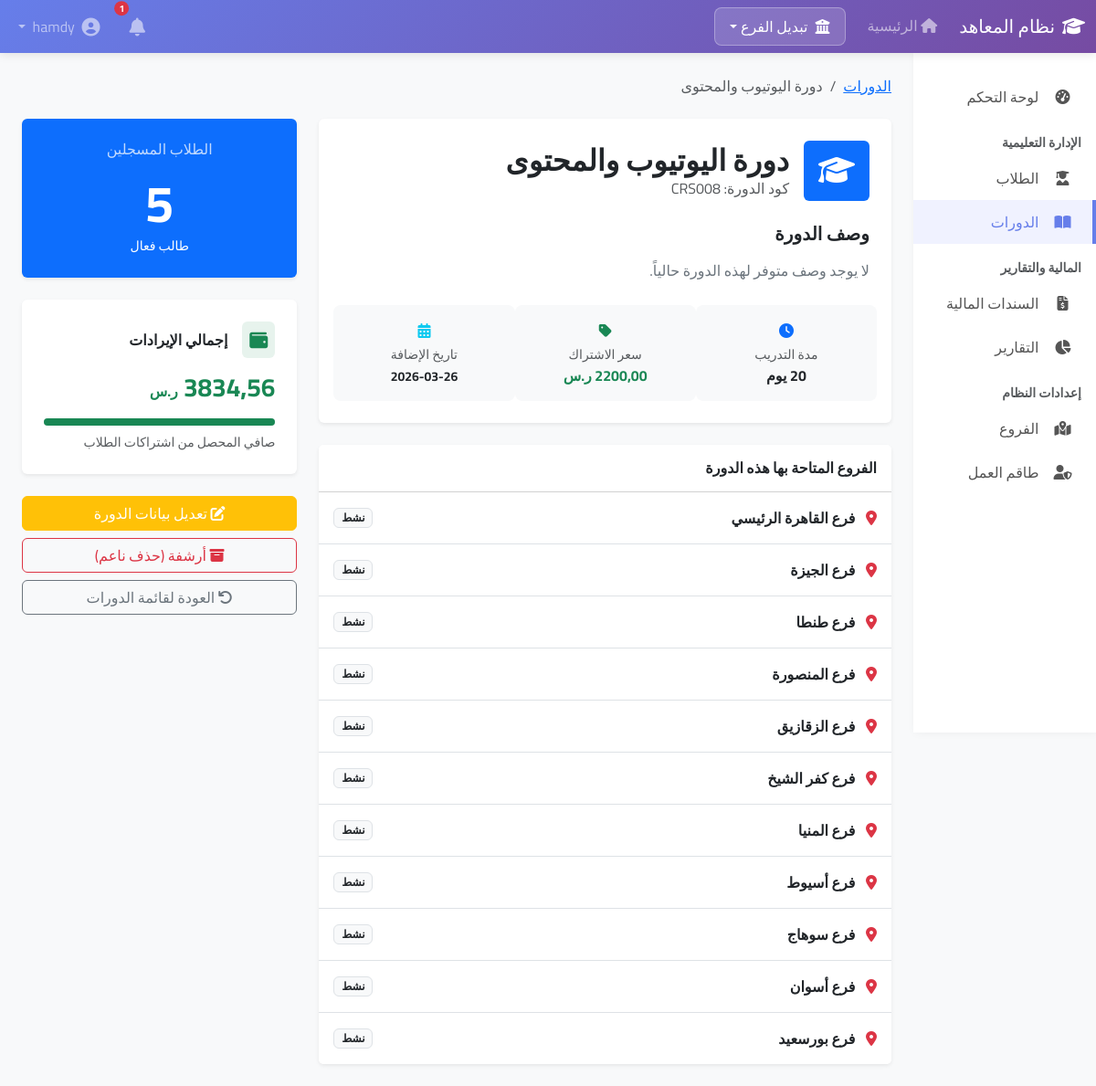
The page /courses/34/ (signed in) on the database its author committed.
### courses/models.py (models this page shows, shortened)
class Course(models.Model):
    COURSE_TYPE_CHOICES = [
        ('diploma', 'دبلوم'),
        ('course', 'دورة'),
    ]
    name = models.CharField(max_length=200, verbose_name='اسم الدورة/الدبلومة')
    code = models.CharField(max_length=20, unique=True, verbose_name='كود الدورة')
    course_type = models.CharField(max_length=10, choices=COURSE_TYPE_CHOICES, verbose_name='النوع')
    description = models.TextField(blank=True, verbose_name='الوصف')
    price = models.DecimalField(max_digits=10, decimal_places=2, verbose_name='السعر')
    duration_days = models.PositiveIntegerField(default=30, verbose_name='المدة (بالأيام)')
    branches = models.ManyToManyField(Branch, related_name='courses', verbose_name='الفروع المتاحة')
    is_active = models.BooleanField(default=True, verbose_name='نشطة')
    created_at = models.DateTimeField(auto_now_add=True, verbose_name='تاريخ الإنشاء')
    class Meta:
        verbose_name = 'دورة/دبلومة'
        verbose_name_plural = 'الدورات والدبلومات'
        ordering = ['-created_at']

### branches/models.py (models this page shows, shortened)
class Branch(models.Model):
    name = models.CharField(max_length=100, verbose_name='اسم الفرع')
    code = models.CharField(max_length=10, unique=True, verbose_name='كود الفرع')
    address = models.TextField(blank=True, verbose_name='العنوان')
    phone = models.CharField(max_length=20, blank=True, verbose_name='رقم الهاتف')
    email = models.EmailField(blank=True, verbose_name='البريد الإلكتروني')
    is_active = models.BooleanField(default=True, verbose_name='نشط')
    created_at = models.DateTimeField(auto_now_add=True, verbose_name='تاريخ الإنشاء')

### courses/views.py (the view)
# urls.py: path('<int:pk>/', views.course_detail, name='course_detail'),
@login_required
@permission_required('courses.view_course', raise_exception=True)
def course_detail(request, pk):
    user = request.user
    course = get_object_or_404(Course, pk=pk)
    from students.models import Student
    from transactions.models import Income
    if user.is_superuser or user.user_type == 'admin':
        students_queryset = Student.objects.filter(course=course)
        income_queryset = Income.objects.filter(course=course)
    elif user.user_type == 'regional_manager':
        branches = user.managed_branches.all()
        students_queryset = Student.objects.filter(course=course, branch__in=branches)
        income_queryset = Income.objects.filter(course=course, branch__in=branches)
    else:
        students_queryset = Student.objects.filter(course=course, branch=user.branch)
        income_queryset = Income.objects.filter(course=course, branch=user.branch)
    students_count = students_queryset.count()
    total_income = income_queryset.aggregate(total=Sum('amount'))['total'] or 0
    context = {
        'course': course,
        'students_count': students_count,
        'total_income': total_income,
    }
    return render(request, 'courses/course_detail.html', context)

### templates/courses/course_detail.html (shortened to what this page needs)
{% extends 'base.html' %}
{% block content %}
<div class="mb-4">
    <nav aria-label="breadcrumb">
        <ol class="breadcrumb">
            <li class="breadcrumb-item"><a href="{% url 'courses:course_list' %}">الدورات</a></li>
            <li class="breadcrumb-item active">{{ course.name }}</li>
        </ol>
    </nav>
</div>
<div class="row">
    <div class="col-lg-8">
        <div class="card border-0 shadow-sm mb-4">
            <div class="card-body p-4">
                <div class="d-flex align-items-center mb-4">
                    <div class="bg-primary text-white rounded p-3 me-3">
                        <i class="fas fa-graduation-cap fa-2x"></i>
                    </div>
                    <div>
                        <h2 class="fw-bold mb-0">{{ course.name }}</h2>
                        <span class="text-muted">كود الدورة: {{ course.code }}</span>
                    </div>
                </div>
                <h5 class="fw-bold mb-3">وصف الدورة</h5>
                <p class="text-secondary leading-relaxed mb-4">
                    {{ course.description|default:"لا يوجد وصف متوفر لهذه الدورة حالياً." }}
                </p>
                <div class="row g-3">
                    <div class="col-sm-4 text-center p-3 bg-light rounded-3">
                        <i class="fas fa-clock text-primary mb-2"></i>
                        <small class="d-block text-muted">مدة التدريب</small>
                        <span class="fw-bold">{{ course.duration_days }} يوم</span>
                    </div>
                    <div class="col-sm-4 text-center p-3 bg-light rounded-3">
                        <i class="fas fa-tag text-success mb-2"></i>
                        <small class="d-block text-muted">سعر الاشتراك</small>
                        <span class="fw-bold text-success">{{ course.price|floatformat:2 }} ر.س</span>
                    </div>
                    <div class="col-sm-4 text-center p-3 bg-light rounded-3">
                        <i class="fas fa-calendar-alt text-info mb-2"></i>
                        <small class="d-block text-muted">تاريخ الإضافة</small>
                        <span class="fw-bold small">{{ course.created_at|date:"Y-m-d" }}</span>
                    </div>
                </div>
            </div>
        </div>
        <div class="card border-0 shadow-sm">
            <div class="card-header bg-white py-3">
                <h6 class="mb-0 fw-bold text-dark">الفروع المتاحة بها هذه الدورة</h6>
            </div>
            <div class="list-group list-group-flush">
                {% for branch in course.branches.all %}
                <div class="list-group-item d-flex justify-content-between align-items-center py-3">
                    <div>
                        <i class="fas fa-map-marker-alt text-danger me-2"></i>
                        <span class="fw-bold">{{ branch.name }}</span>
                    </div>
                    <span class="badge bg-light text-dark border">نشط</span>
                </div>
                {% empty %}
                <div class="p-3 text-center text-muted">لم يتم ربط هذه الدورة بأي فرع بعد</div>
                {% endfor %}
            </div>
        </div>
    </div>
    <div class="col-lg-4">
        <div class="card border-0 shadow-sm bg-primary text-white mb-4">
            <div class="card-body p-4 text-center">
                <h6 class="text-uppercase mb-3 opacity-75">الطلاب المسجلين</h6>
                <h1 class="display-4 fw-bold mb-0">{{ students_count }}</h1>
                <small>طالب فعال</small>
            </div>
        </div>
        <div class="card border-0 shadow-sm mb-4">
            <div class="card-body p-4">
                <div class="d-flex align-items-center mb-3">
                    <div class="bg-success-light text-success rounded p-2 me-3">
                        <i class="fas fa-wallet fa-lg"></i>
                    </div>
                    <h6 class="mb-0 fw-bold">إجمالي الإيرادات</h6>
                </div>
                <h3 class="fw-bold text-success">{{ total_income|floatformat:2 }} <small class="fs-6">ر.س</small></h3>
                <div class="progress mt-3" style="height: 8px;">
                    <div class="progress-bar bg-success" style="width: 100%"></div>
                </div>
                <p class="small text-muted mt-2 mb-0">صافي المحصل من اشتراكات الطلاب</p>
            </div>
        </div>
<div class="d-grid gap-2">
    {% if user.is_superuser or user.user_type == 'admin' %}
    <a href="{% url 'courses:course_edit' course.pk %}" class="btn btn-warning text-white">
        <i class="fas fa-edit"></i> تعديل بيانات الدورة
    </a>
    {% endif %}
    {% if user.is_superuser %}
    <a href="{% url 'courses:course_delete' course.pk %}" class="btn btn-outline-danger">
        <i class="fas fa-archive"></i> أرشفة (حذف ناعم)
    </a>
    {% endif %}
    <a href="{% url 'courses:course_list' %}" class="btn btn-outline-secondary">
        <i class="fas fa-undo"></i> العودة لقائمة الدورات
    </a>
</div>    </div>
</div>
{% endblock %}

### templates/base.html (style rules this page uses)
* { font-family: 'Cairo', sans-serif; }
body { background-color: #f8f9fa; overflow-x: hidden; }

### templates/courses/course_detail.html (style rules this page uses)
.bg-success-light { background-color: rgba(25, 135, 84, 0.1); }
.leading-relaxed { line-height: 1.6; }

### rows shown on the page
Course: name "دورة اليوتيوب والمحتوى", code "CRS008", description "لا يوجد وصف متوفر لهذه الدورة حالياً.", duration_days "20", price "2200,00", created_at "2026-03-26"
Branch: name "فرع القاهرة الرئيسي"
Branch: name "فرع الجيزة"
Branch: name "فرع طنطا"
Branch: name "فرع المنصورة"
Branch: name "فرع الزقازيق"
Branch: name "فرع كفر الشيخ"
Branch: name "فرع المنيا"
Branch: name "فرع أسيوط"
Branch: name "فرع سوهاج"
Branch: name "فرع أسوان"
Branch: name "فرع بورسعيد"

### other values the page prints
{{ students_count }} "5"
{{ total_income|floatformat:2 }} "3834,56"
